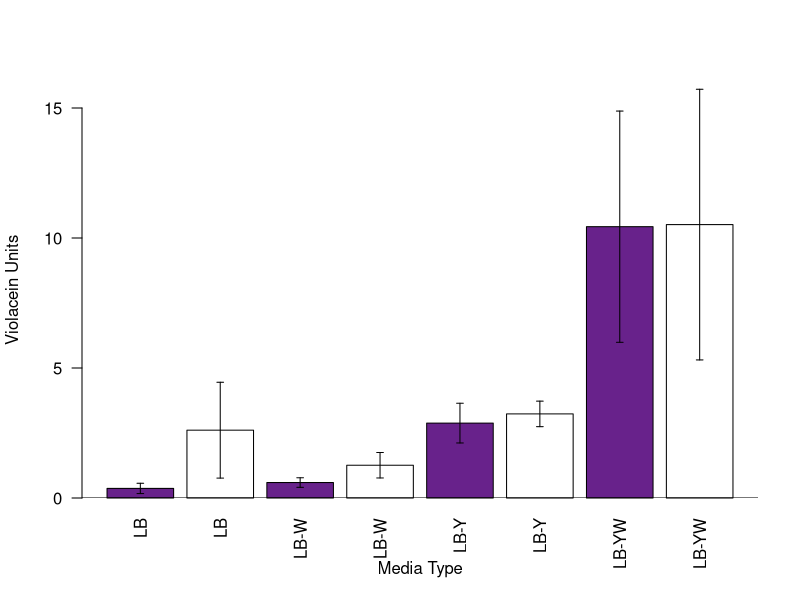

The R source for this figure: (Note: this script raises an error after producing the figure.)
# Media Violacein Analysis
# Jared Brewer
# Created: July 21, 2015
# Modified: July 23, 2015

# The end goal here is to perform an ANOVA and make a bar plot. 

media <- read.csv("./MediaViolacein_07212015_WJB.csv", header = T)
media.names <- read.csv("./MediaNames.csv", header = F)

media.aov <- aov(Violacein~Media+Phenotype, data=media)
summary(media.aov)
TukeyHSD(media.aov)

# Graphing the data may require a little reformatting, but these two-level ANOVAs are great! 

media2 <- read.csv("./MediaViolacein_07222015_WJB.csv", header = T)

media.means <- c(mean(media2$PLB, na.rm=T), mean(media2$WLB, na.rm=T), mean(media2$PLBW, na.rm=T), mean(media2$WLBW, na.rm=T), mean(media2$PLBY, na.rm=T), mean(media2$WLBY, na.rm=T), mean(media2$PLBYW, na.rm=T), mean(media2$WLBYW, na.rm=T))
media.std <- c(sd(media2$PLB, na.rm=T), sd(media2$WLB, na.rm=T), sd(media2$PLBW, na.rm=T), sd(media2$WLBW, na.rm=T), sd(media2$PLBY, na.rm=T), sd(media2$WLBY, na.rm=T), sd(media2$PLBYW, na.rm=T), sd(media2$WLBYW, na.rm=T)) 
media.n <- c(sum(media2$PLB, na.rm=T)/mean(media2$PLB, na.rm=T), sum(media2$WLB, na.rm=T)/mean(media2$WLB, na.rm=T), sum(media2$PLBW, na.rm=T)/mean(media2$PLBW, na.rm=T), sum(media2$WLBW, na.rm=T)/mean(media2$WLBW, na.rm=T), sum(media2$PLBY, na.rm=T)/mean(media2$PLBY, na.rm=T), sum(media2$WLBY, na.rm=T)/mean(media2$WLBY, na.rm=T), sum(media2$PLBYW, na.rm=T)/mean(media2$PLBYW, na.rm=T), sum(media2$WLBYW, na.rm=T)/mean(media2$WLBYW, na.rm=T))
media.se <- c(media.std/sqrt(abs(media.n)))

media.bar <- barplot(media.means, names = c("LB", "LB", "LB-W", "LB-W", "LB-Y", "LB-Y", "LB-YW", "LB-YW"), xlab="Media Type", ylab="Violacein Units", ylim=c(0, 16), col=c("darkorchid4", "white"), las=2)
abline(h=0)
segments(media.bar, media.means+media.se, media.bar, media.means-media.se) 
# Applies vertical marks for standard error
segments(media.bar -0.05, media.means+media.se, media.bar +0.05, media.means+media.se) 
# Makes horizontal tick on positive SE
# Numbers determine the width of the ticks
segments(media.bar -0.05, media.means-media.se, media.bar +0.05, media.means-media.se) 
# I've run into a stumbling block with the legend, but I think that this can be resolved.
legend(locator(1), rownames(media.names), fill = c("darkorchid4", "white"))
